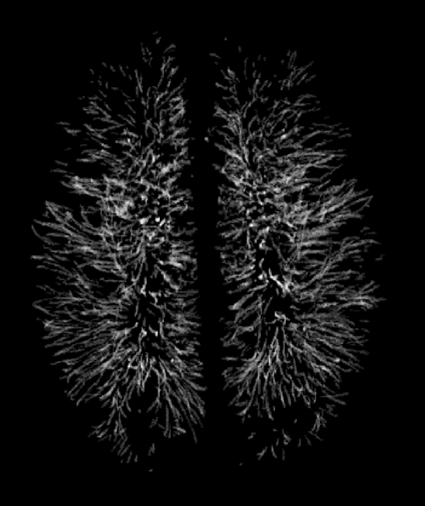
%> input picture ImageViewer/pvs.tif, 425 x 506 px
$ octave --eval "result = processIm(imread('../pvs.tif'));"   (GNU Octave 9; MATLAB toolbox functions it lacks are replaced by stand-ins)
%> lines starting %> are read from the running program, lines starting %| are printed output that depends on the picture
### ImageViewer/GUI/cutMiddle.m
function im = cutMiddle(im,rPixels,cPixels)

    rr = floor(rPixels/2);
    cc = floor( cPixels/2 );

    s =size(im);
    r = 1:s(1); c = 1:s(2);

    if s(1) > rPixels
        mR = round( s(1)/2 );
        r = mR-rr:mR+rr+1;
    end
    if s(2) > cPixels
        mC = round( s(2)/2 );
        c = mC-cc:mC+cc+1;
    end
    im = im(r,c);

### ImageViewer/GUI/processIm.m
function [im score] = processIm(im)

    % Enter your processing function here...
    score = std(im(:));
    im = cutMiddle(im,512,512);

    im = histeq(im);
    im = conv2( double(im), gausswin(5),'same');
%> in processIm, `score = std(im(:));`: score = 106.9
%> in processIm, `im = histeq(im);`:
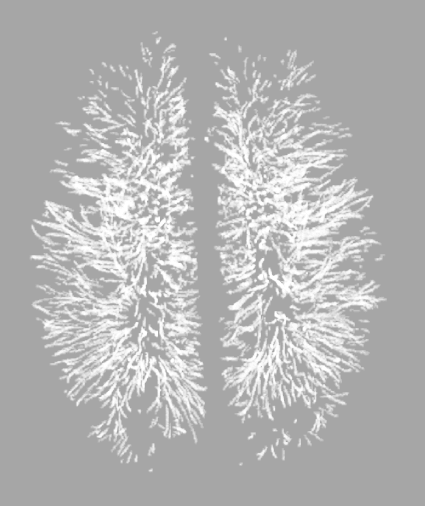
%> im: size 506x425 uint8; min 166, max 255, mean 181.5
%> in processIm, `im = conv2( double(im), gausswin(5),'same');`:
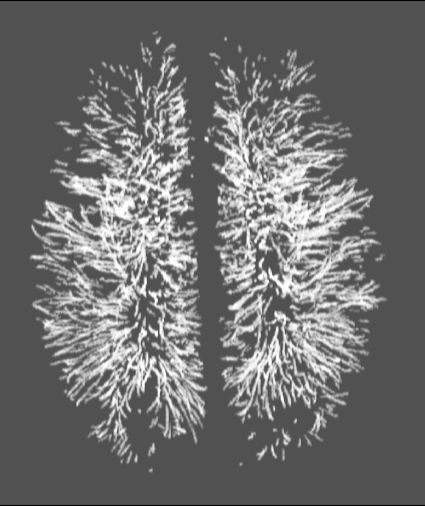
%> im: size 506x425 double; min 249.3, max 510.9, mean 363.2; drawn with min black and max white
